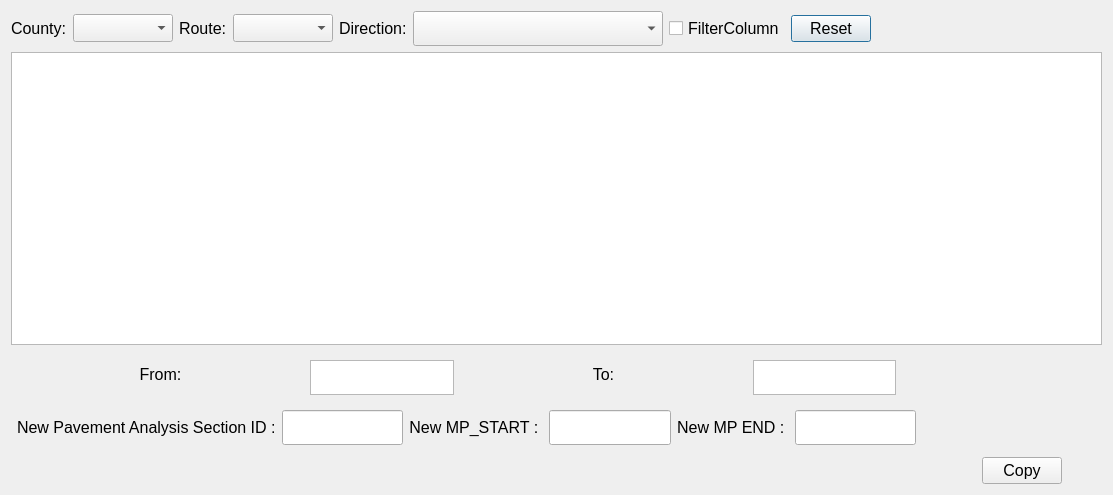
<?xml version="1.0" encoding="UTF-8"?>
<ui version="4.0">
 <class>DialogMoveSections</class>
 <widget class="QDialog" name="DialogMoveSections">
  <property name="geometry">
   <rect>
    <x>0</x>
    <y>0</y>
    <width>1113</width>
    <height>495</height>
   </rect>
  </property>
  <property name="font">
   <font>
    <pointsize>12</pointsize>
   </font>
  </property>
  <property name="windowTitle">
   <string>Move Sections</string>
  </property>
  <layout class="QVBoxLayout" name="verticalLayout">
   <item>
    <layout class="QHBoxLayout" name="horizontalLayout">
     <item>
      <widget class="QLabel" name="labelCounty">
       <property name="font">
        <font>
         <pointsize>12</pointsize>
        </font>
       </property>
       <property name="text">
        <string>County:</string>
       </property>
      </widget>
     </item>
     <item>
      <widget class="QComboBox" name="comboBoxCounty">
       <property name="minimumSize">
        <size>
         <width>100</width>
         <height>28</height>
        </size>
       </property>
       <property name="maximumSize">
        <size>
         <width>200</width>
         <height>16777215</height>
        </size>
       </property>
       <property name="font">
        <font>
         <pointsize>12</pointsize>
        </font>
       </property>
       <property name="toolTip">
        <string>&lt;html&gt;&lt;head/&gt;&lt;body&gt;&lt;p&gt;Please Select County&lt;/p&gt;&lt;/body&gt;&lt;/html&gt;</string>
       </property>
       <property name="statusTip">
        <string>Select County</string>
       </property>
      </widget>
     </item>
     <item>
      <widget class="QLabel" name="labelRoute">
       <property name="font">
        <font>
         <pointsize>12</pointsize>
        </font>
       </property>
       <property name="text">
        <string>Route:</string>
       </property>
      </widget>
     </item>
     <item>
      <widget class="QComboBox" name="comboBoxRoute">
       <property name="minimumSize">
        <size>
         <width>100</width>
         <height>28</height>
        </size>
       </property>
       <property name="maximumSize">
        <size>
         <width>200</width>
         <height>16777215</height>
        </size>
       </property>
       <property name="font">
        <font>
         <pointsize>12</pointsize>
        </font>
       </property>
       <property name="toolTip">
        <string>&lt;html&gt;&lt;head/&gt;&lt;body&gt;&lt;p&gt;Please Select Route&lt;/p&gt;&lt;/body&gt;&lt;/html&gt;</string>
       </property>
       <property name="statusTip">
        <string>Select Route</string>
       </property>
      </widget>
     </item>
     <item>
      <widget class="QLabel" name="labelDirection">
       <property name="font">
        <font>
         <pointsize>12</pointsize>
        </font>
       </property>
       <property name="text">
        <string>Direction:</string>
       </property>
      </widget>
     </item>
     <item>
      <widget class="QComboBox" name="comboBoxDirection">
       <property name="minimumSize">
        <size>
         <width>250</width>
         <height>35</height>
        </size>
       </property>
       <property name="maximumSize">
        <size>
         <width>200</width>
         <height>16777215</height>
        </size>
       </property>
       <property name="font">
        <font>
         <pointsize>12</pointsize>
        </font>
       </property>
       <property name="toolTip">
        <string>Please Select Direction</string>
       </property>
       <property name="statusTip">
        <string>Select Direction</string>
       </property>
      </widget>
     </item>
     <item>
      <widget class="QCheckBox" name="FilterColumncheckBox">
       <property name="font">
        <font>
         <pointsize>12</pointsize>
        </font>
       </property>
       <property name="text">
        <string>FilterColumn</string>
       </property>
      </widget>
     </item>
     <item>
      <widget class="QPushButton" name="pushButtonReset">
       <property name="font">
        <font>
         <pointsize>12</pointsize>
        </font>
       </property>
       <property name="text">
        <string>Reset</string>
       </property>
      </widget>
     </item>
     <item>
      <spacer name="horizontalSpacer">
       <property name="font">
        <font>
         <pointsize>12</pointsize>
        </font>
       </property>
       <property name="orientation">
        <enum>Qt::Horizontal</enum>
       </property>
       <property name="sizeHint" stdset="0">
        <size>
         <width>40</width>
         <height>20</height>
        </size>
       </property>
      </spacer>
     </item>
    </layout>
   </item>
   <item>
    <widget class="QTableWidget" name="tableWidget">
     <property name="font">
      <font>
       <pointsize>12</pointsize>
      </font>
     </property>
    </widget>
   </item>
   <item>
    <layout class="QHBoxLayout" name="horizontalLayout_2" stretch="20,10,20,10,0">
     <property name="leftMargin">
      <number>6</number>
     </property>
     <property name="topMargin">
      <number>6</number>
     </property>
     <property name="rightMargin">
      <number>6</number>
     </property>
     <property name="bottomMargin">
      <number>6</number>
     </property>
     <item>
      <widget class="QLabel" name="label">
       <property name="font">
        <font>
         <pointsize>12</pointsize>
        </font>
       </property>
       <property name="text">
        <string>From:</string>
       </property>
       <property name="alignment">
        <set>Qt::AlignCenter</set>
       </property>
      </widget>
     </item>
     <item>
      <widget class="QTextEdit" name="textEditFrom">
       <property name="sizePolicy">
        <sizepolicy hsizetype="Expanding" vsizetype="Preferred">
         <horstretch>0</horstretch>
         <verstretch>0</verstretch>
        </sizepolicy>
       </property>
       <property name="minimumSize">
        <size>
         <width>0</width>
         <height>35</height>
        </size>
       </property>
       <property name="maximumSize">
        <size>
         <width>16777215</width>
         <height>28</height>
        </size>
       </property>
       <property name="font">
        <font>
         <pointsize>12</pointsize>
        </font>
       </property>
       <property name="readOnly">
        <bool>true</bool>
       </property>
      </widget>
     </item>
     <item>
      <widget class="QLabel" name="label_2">
       <property name="font">
        <font>
         <pointsize>12</pointsize>
        </font>
       </property>
       <property name="text">
        <string>To:</string>
       </property>
       <property name="alignment">
        <set>Qt::AlignCenter</set>
       </property>
      </widget>
     </item>
     <item>
      <widget class="QTextEdit" name="textEditTo">
       <property name="sizePolicy">
        <sizepolicy hsizetype="Expanding" vsizetype="Preferred">
         <horstretch>0</horstretch>
         <verstretch>0</verstretch>
        </sizepolicy>
       </property>
       <property name="minimumSize">
        <size>
         <width>0</width>
         <height>35</height>
        </size>
       </property>
       <property name="maximumSize">
        <size>
         <width>16777215</width>
         <height>28</height>
        </size>
       </property>
       <property name="font">
        <font>
         <pointsize>12</pointsize>
        </font>
       </property>
       <property name="layoutDirection">
        <enum>Qt::RightToLeft</enum>
       </property>
       <property name="readOnly">
        <bool>true</bool>
       </property>
      </widget>
     </item>
     <item>
      <spacer name="horizontalSpacer_4">
       <property name="orientation">
        <enum>Qt::Horizontal</enum>
       </property>
       <property name="sizeHint" stdset="0">
        <size>
         <width>200</width>
         <height>20</height>
        </size>
       </property>
      </spacer>
     </item>
    </layout>
   </item>
   <item>
    <layout class="QHBoxLayout" name="horizontalLayout_4" stretch="0,0,20,0,20,0,0">
     <property name="leftMargin">
      <number>6</number>
     </property>
     <property name="topMargin">
      <number>6</number>
     </property>
     <property name="rightMargin">
      <number>6</number>
     </property>
     <property name="bottomMargin">
      <number>6</number>
     </property>
     <item>
      <widget class="QLabel" name="label_5">
       <property name="text">
        <string>New Pavement Analysis Section ID :</string>
       </property>
      </widget>
     </item>
     <item>
      <widget class="QLineEdit" name="lineEdit_3">
       <property name="minimumSize">
        <size>
         <width>0</width>
         <height>35</height>
        </size>
       </property>
       <property name="inputMask">
        <string>999999</string>
       </property>
      </widget>
     </item>
     <item>
      <widget class="QLabel" name="label_3">
       <property name="font">
        <font>
         <pointsize>12</pointsize>
        </font>
       </property>
       <property name="text">
        <string>New MP_START : </string>
       </property>
       <property name="alignment">
        <set>Qt::AlignCenter</set>
       </property>
      </widget>
     </item>
     <item>
      <widget class="QLineEdit" name="lineEdit">
       <property name="sizePolicy">
        <sizepolicy hsizetype="Expanding" vsizetype="Preferred">
         <horstretch>0</horstretch>
         <verstretch>0</verstretch>
        </sizepolicy>
       </property>
       <property name="minimumSize">
        <size>
         <width>0</width>
         <height>35</height>
        </size>
       </property>
       <property name="inputMask">
        <string>9999999</string>
       </property>
       <property name="maxLength">
        <number>7</number>
       </property>
      </widget>
     </item>
     <item>
      <widget class="QLabel" name="label_4">
       <property name="font">
        <font>
         <pointsize>12</pointsize>
        </font>
       </property>
       <property name="text">
        <string>New MP END : </string>
       </property>
       <property name="alignment">
        <set>Qt::AlignCenter</set>
       </property>
      </widget>
     </item>
     <item>
      <widget class="QLineEdit" name="lineEdit_2">
       <property name="sizePolicy">
        <sizepolicy hsizetype="Expanding" vsizetype="Preferred">
         <horstretch>0</horstretch>
         <verstretch>0</verstretch>
        </sizepolicy>
       </property>
       <property name="minimumSize">
        <size>
         <width>0</width>
         <height>35</height>
        </size>
       </property>
       <property name="inputMask">
        <string>9999999</string>
       </property>
       <property name="maxLength">
        <number>7</number>
       </property>
      </widget>
     </item>
     <item>
      <spacer name="horizontalSpacer_5">
       <property name="orientation">
        <enum>Qt::Horizontal</enum>
       </property>
       <property name="sizeHint" stdset="0">
        <size>
         <width>200</width>
         <height>20</height>
        </size>
       </property>
      </spacer>
     </item>
    </layout>
   </item>
   <item>
    <layout class="QHBoxLayout" name="horizontalLayout_3" stretch="40,0,0">
     <item>
      <spacer name="horizontalSpacer_3">
       <property name="orientation">
        <enum>Qt::Horizontal</enum>
       </property>
       <property name="sizeHint" stdset="0">
        <size>
         <width>40</width>
         <height>20</height>
        </size>
       </property>
      </spacer>
     </item>
     <item>
      <widget class="QPushButton" name="pushButtonCopy">
       <property name="font">
        <font>
         <pointsize>12</pointsize>
        </font>
       </property>
       <property name="text">
        <string>Copy</string>
       </property>
      </widget>
     </item>
     <item>
      <spacer name="horizontalSpacer_2">
       <property name="orientation">
        <enum>Qt::Horizontal</enum>
       </property>
       <property name="sizeHint" stdset="0">
        <size>
         <width>40</width>
         <height>20</height>
        </size>
       </property>
      </spacer>
     </item>
    </layout>
   </item>
  </layout>
 </widget>
 <resources/>
 <connections/>
</ui>
